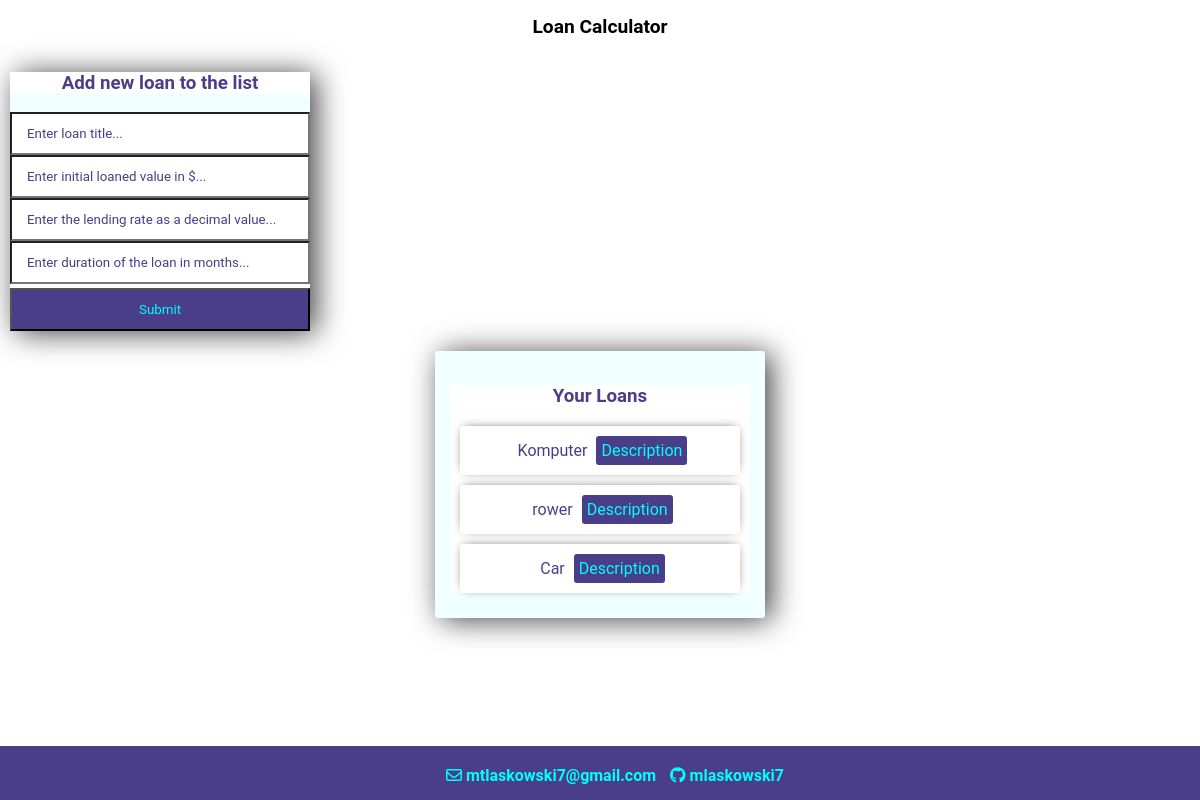
Before: / with the older database file.
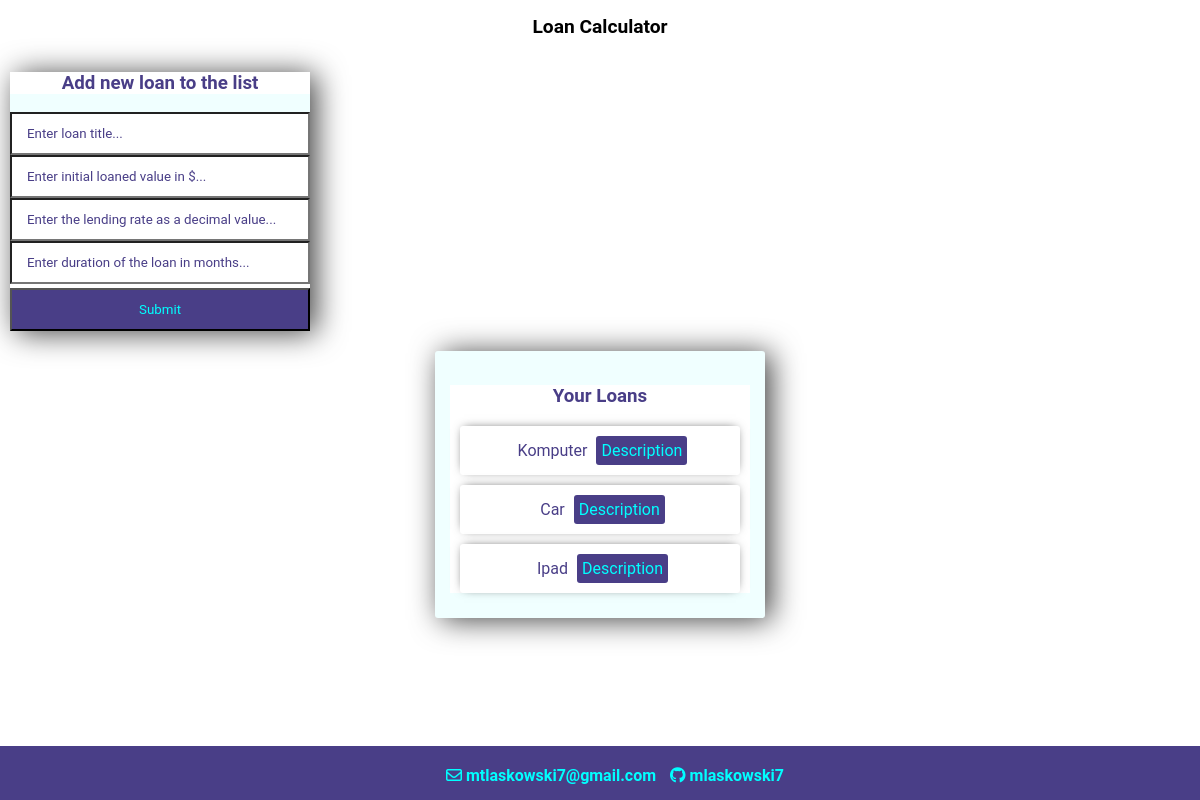
After: the same page with the newer database file.
### LoanCalculatorAPI/models.py (models this page shows, shortened)
class Loan(models.Model):
    title = models.CharField(primary_key= True, max_length=200)
    value = models.FloatField(default=0)
    lending_rate = models.FloatField(default=0)
    months = models.FloatField(default=12)
    def __str__(self):
        return self.title

### LoanCalculatorAPI/views.py (the view)
# urls.py: path('',views.index, name= "index"),
def index(request):
    loans = Loan.objects.all()
    form = LoanForm()
    if request.method =='POST':
        form = LoanForm(request.POST)
        if form.is_valid():
            form.save()
        return redirect('/')
    context = {'loans':loans, 'form':form}
    return render(request, "index.html", context)

### LoanCalculatorAPI/forms.py
class LoanForm(forms.ModelForm):
    title = forms.CharField(widget=forms.TextInput(attrs={'placeholder':'Enter loan title...'}))
    value = forms.IntegerField(widget = forms.NumberInput(attrs={'placeholder':'Enter initial loaned value in $...'}))
    lending_rate = forms.FloatField(widget = forms.NumberInput(attrs={'placeholder':'Enter the lending rate as a decimal value...'}))
    months = forms.IntegerField(widget = forms.NumberInput(attrs={'placeholder':'Enter duration of the loan in months...'}))
    class Meta:
        model = Loan
        fields = ('title','value','lending_rate','months')

### LoanCalculatorAPI/templates/index.html (shortened to what this page needs)
{% extends 'base/base.html'%}
{% block content %}
<div class="left-column">
    <h3>Add new loan to the list</h3>
    <form method="post">
        {{form.title}}
        <br>
        {{form.value}}
        <br>
        {{form.lending_rate}}
        <br>
        {{form.months}}
        <input class="button" type="submit" name="Create Loan" value="Submit">
    </form>
</div>
<div class="center-column">
    <div>
        <h3>Your Loans</h3>
        {% for loan in loans %}
            <div class="item-row">
                <span>{{loan}}</span>
                <span style="margin-right: 0;"><a class="button" href="{% url 'loan_description' loan.title %}" style="margin-right: 0%; padding: 5px; border-radius: 3px;">Description</a></span>
            </div>
        {% endfor %}
    </div>
</div>
{% endblock %}

### LoanCalculatorAPI/templates/base/base.html (shortened to what this page needs)
<!DOCTYPE html>
<html lang="en">
<head>
    {% load static %}
    <link rel="stylesheet" href="{% static 'style.css' %}">
</head>
<body>
    <header>
        Loan Calculator
    </header>
    {% block content %}
    {% endblock %}
    <footer>
        <nav>
            <ul>
                <li>
                    <a href="https://mail.google.com/"><i class="fa-regular fa-envelope" style="color: #00ffff;"></i>  mtlaskowski7@gmail.com</a>
                </li>
                <li>
                    <a href="https://github.com/mlaskowski7"><i class="fa-brands fa-github" style="color: #00ffff;"></i>  mlaskowski7</a>
                </li>
            </ul>
        </nav>
    </footer>
</body>
</html>

### LoanCalculatorAPI/static/style.css (style rules this page uses)
* { font-family: 'Roboto', sans-serif; background-color: #fff; }
body { margin: 0; padding: 0; overflow-x: hidden; }
header { color: black; padding: 15px; margin: 0 auto; text-align: center; font-weight: bold; font-size: larger; width: 70%; }
footer { color: black; background-color: rgb(73, 62, 135); padding: 15px; margin: 0; text-align: center; font-weight: bold; bottom: 0; position: fixed; padding: 15px; width: 100%; height: 3%; }
ul { list-style-type: none; background-color: rgb(73, 62, 135); padding: 0; margin: 0; }
li { display: inline-block; margin-bottom: 10px; background-color: rgb(73, 62, 135); padding: 5px; }
a { background-color: rgb(73, 62, 135); text-decoration: none; color: black; color: aqua; }
i { background-color:rgb(73, 62, 135) ; }
input::placeholder { color: rgb(73, 62, 135); }

### LoanCalculatorAPI/templates/index.html (style rules this page uses)
input { width: 100%; padding: 12px 15px; margin: 0 auto; box-sizing: border-box; }
.button { background-color:rgb(73, 62, 135) ; color: aqua; margin-top: 4px; }
.center-column { width: 300px; margin: 20px auto; padding: 15px; background-color: azure; border-radius: 3px; box-shadow: 6px 2px 30px 0px rgba(0, 0, 0, 0.75); }
.item-row { background-color: #fff; margin: 10px; padding: 15px; border-radius: 3px; color: aqua; font-size: 16px; box-shadow: 0px -1px 10px -4px rgba(0,0,0,0.75); text-align: center; }
span { background-color: #fff; color: rgb(73, 62, 135) ; margin-left: 5px; }
.left-column { background-color: azure; width: 300px; margin: 0 auto 20px 10px; border-radius: 5px; box-shadow: 6px 2px 30px 0px rgba(0, 0, 0, 0.75); }
h3 { text-align: center; text-shadow: 3px; color: rgb(73, 62, 135); }

Changed rows visible on the page:
removed Loan: title "rower"
added Loan: title "Ipad"
